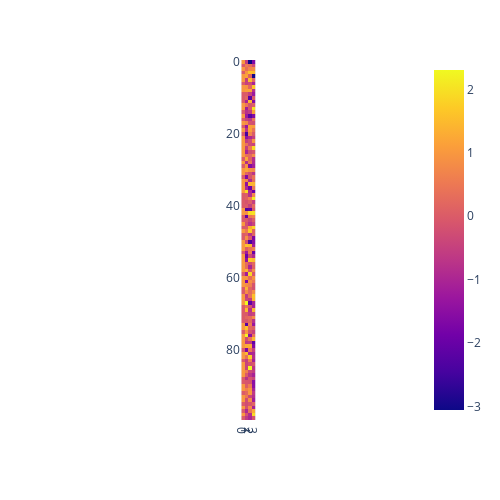

The notebook cell saved with this chart:
### Code cell
# lets generate an array of n observations with 50 features being random binary numbers and 50 features being random floats
n = 10000
plot_points = 100
# set binary_dim to zero if you have no binary features
binary_dim = 1
n_features = 4
x = np.random.randint(2, size=(n, binary_dim))
x = np.concatenate((x, np.random.normal(size=(n, n_features-binary_dim))), axis=1)
# lets make up a correlated but complicated y variable. make sure y is 1 feature
# y = np.convolve(x[:, binary_dim:], np.random.normal(size=binary_dim), mode='same') * np.mean(x[:, :binary_dim ]) + np.random.normal(size=binary_dim)
#y = y.reshape(-1, 1)
# assign random weights to the binary features
# make the weights a distribution of only two values
weights = np.random.randint(2, size=(n_features-binary_dim))

y = np.trapz(x[:, :binary_dim], axis=1).reshape(-1, 1) 
print(x[:, :binary_dim].shape, weights.shape, y.shape)
y2 = np.sum(x[:, :binary_dim] * weights, axis=1).reshape(-1, 1)
y = y.reshape(-1, 1)

# scale the features
# use minmax scaler on binary dim and standard scaler on float dim
x_bin = MinMaxScaler().fit_transform(x[:, :binary_dim])
x_float = StandardScaler().fit_transform(x[:, binary_dim:])
x = np.concatenate((x_bin, x_float), axis=1)
#x = np.concatenate((x, y), axis=1)
x = torch.tensor(x, dtype=torch.float32)
# plot as a 10x10 image 
px.imshow(x[:100].numpy(), width=500, height=500)

### Figure 1 — Plotly figure (JSON) as saved in the notebook; plotly's stock layout.template omitted (floating-point values rounded to 4 significant figures; data arrays with more than 128 entries replaced by an {"elided": "..."} marker saying what was removed)
{"data": [{"coloraxis": "coloraxis", "hovertemplate": "x: %{x}<br>y: %{y}<br>color: %{z}<extra></extra>", "name": "0", "type": "heatmap", "xaxis": "x", "yaxis": "y", "z": {"elided": "100x4 float values"}}], "layout": {"coloraxis": {"colorscale": [[0, "#0d0887"], [0.1111, "#46039f"], [0.2222, "#7201a8"], [0.3333, "#9c179e"], [0.4444, "#bd3786"], [0.5556, "#d8576b"], [0.6667, "#ed7953"], [0.7778, "#fb9f3a"], [0.8889, "#fdca26"], [1, "#f0f921"]]}, "height": 500, "margin": {"t": 60}, "width": 500, "xaxis": {"anchor": "y", "constrain": "domain", "domain": [0, 1], "scaleanchor": "y"}, "yaxis": {"anchor": "x", "autorange": "reversed", "constrain": "domain", "domain": [0, 1]}}}
